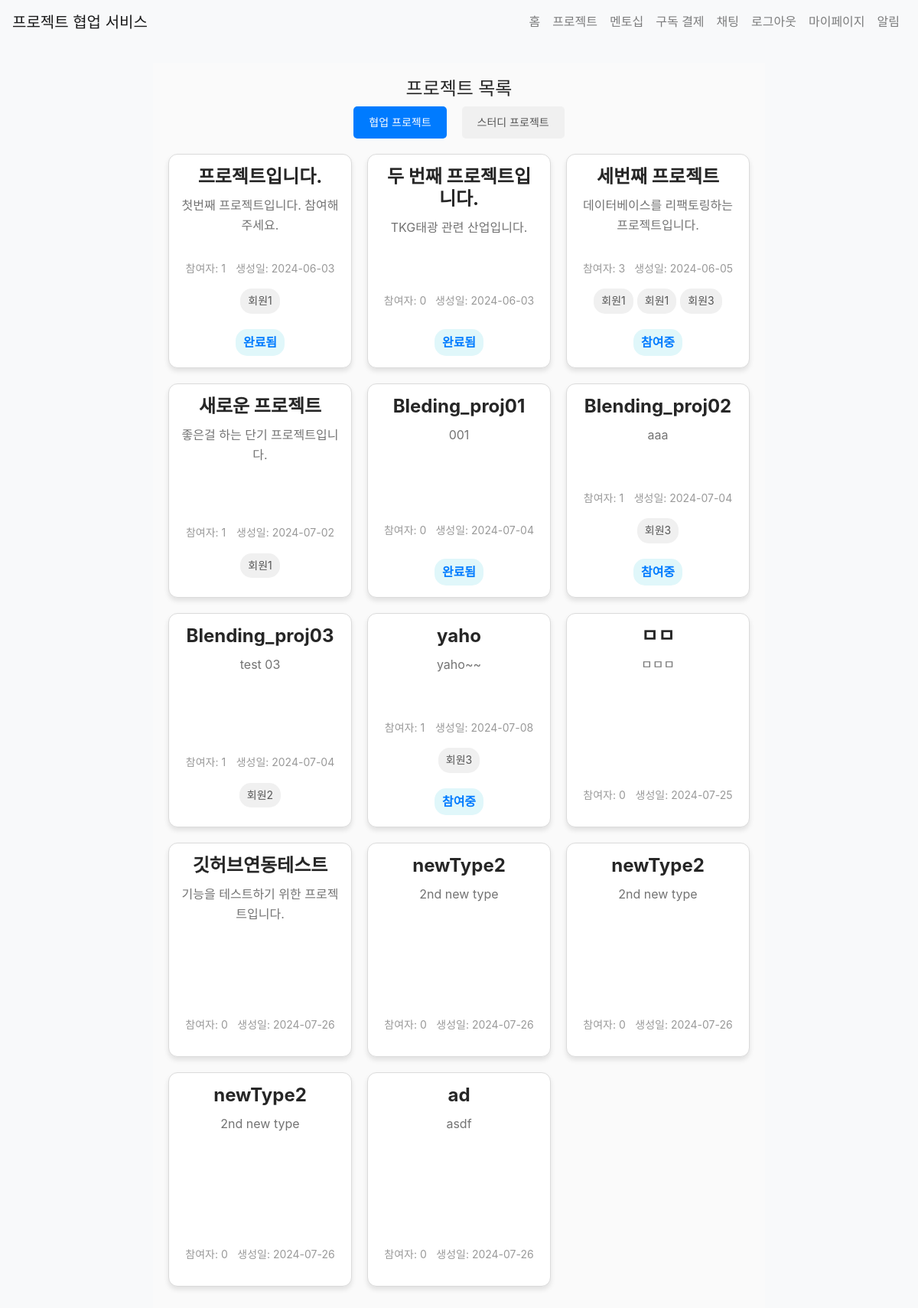
The app's page /project/list (signed in), older data.
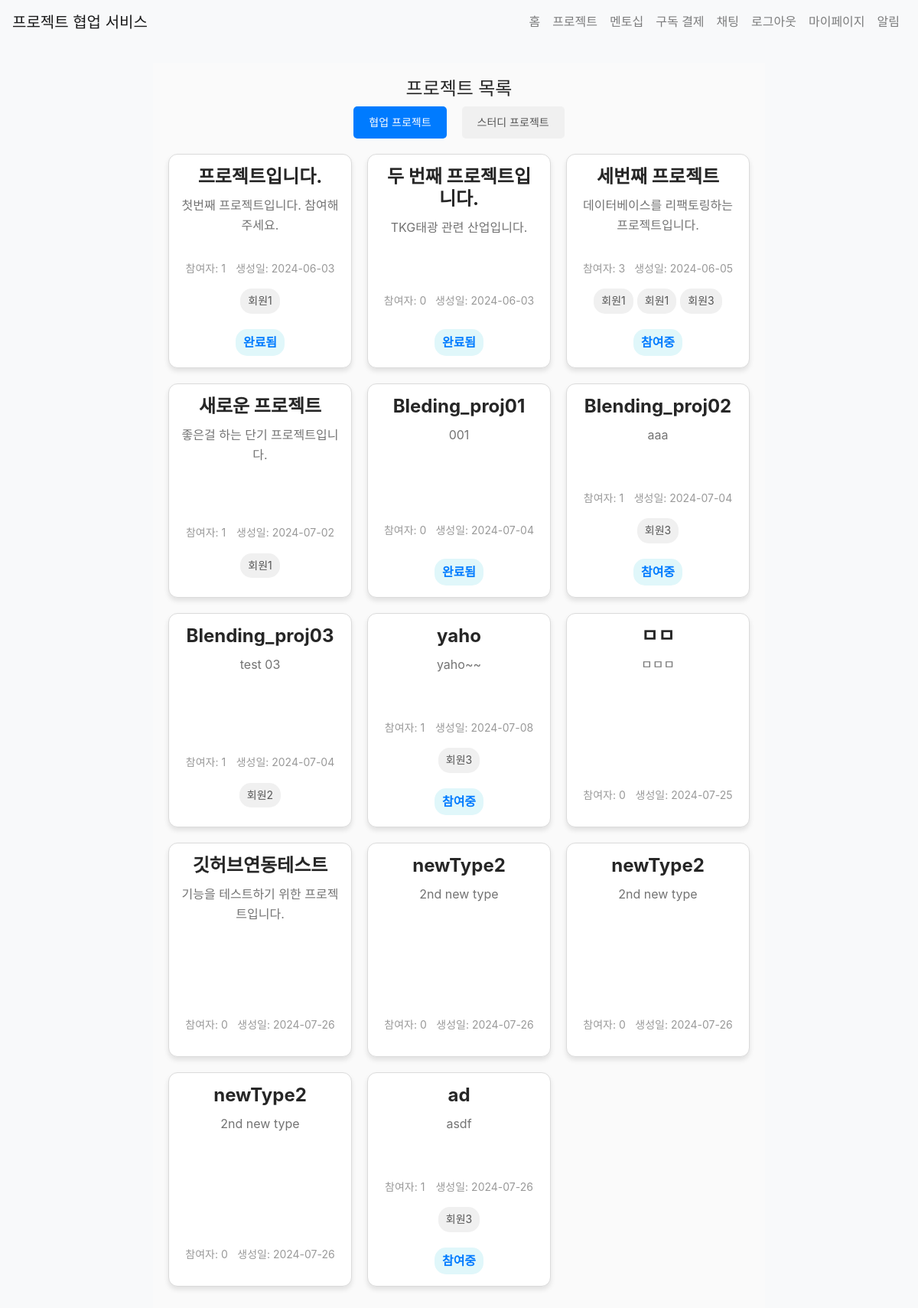
The same page, newer data.
### app/models.py (models this page shows)
class Project(db.Model):
    id = db.Column(db.Integer, primary_key=True)
    title = db.Column(db.String(100), nullable=False)
    description = db.Column(db.Text, nullable=False)
    start_date = db.Column(db.Date, nullable=False)
    end_date = db.Column(db.Date, nullable=False)
    created_at = db.Column(db.DateTime, default=datetime.utcnow)
    client_id = db.Column(db.Integer, db.ForeignKey('user.id'), nullable=False)
    client = db.relationship('User', back_populates='created_projects')
    completed = db.Column(db.Boolean, default=False)
    participants = db.relationship('User', secondary='project_participant', back_populates='projects', overlaps="project_participants")
    project_participants = db.relationship('ProjectParticipant', back_populates='project', lazy=True, overlaps="participants,projects")
    progresses = db.relationship('ProjectProgress', back_populates='project', lazy=True)  # 새로운 관계 추가
    overview = db.Column(db.Text)
    requirements = db.Column(db.Text)
    flowchart = db.Column(db.Text)
    timeline = db.Column(db.Text)
    github_repo = db.Column(db.String(200))
    type = db.Column(db.String(20), nullable = False, default = 'collaboration')
    is_public = db.Column(db.Boolean, default=True)

class User(UserMixin, db.Model):
    id = db.Column(db.Integer, primary_key=True)
    name = db.Column(db.String(100), nullable=False)
    email = db.Column(db.String(120), unique=True, nullable=False)
    password = db.Column(db.String(255), nullable=False)
    bio = db.Column(db.Text)
    chat_rooms = db.relationship('ChatRoom', secondary='chat_room_participant', back_populates='participants')
    chat_room_participants = db.relationship('ChatRoomParticipant', back_populates='user')
    notifications = db.relationship('Notification', back_populates='user', lazy=True)
    projects = db.relationship('Project', secondary='project_participant', back_populates='participants')
    subscription = db.relationship('Subscription', back_populates='subscriber', uselist=False)
    created_projects = db.relationship('Project', back_populates='client', lazy=True, foreign_keys='Project.client_id')
    mentees = db.relationship('User',
                              secondary=mentorship_mentor,
                              primaryjoin=(mentorship_mentor.c.mentor_id == id),
                              secondaryjoin=(mentorship_mentor.c.mentee_id == id),
                              backref=db.backref('mentors', lazy='dynamic'),
                              lazy='dynamic')
    pending_mentees = db.relationship('User',
                                    secondary=mentorship_mentee,
                                    primaryjoin=(mentorship_mentee.c.mentor_id == id),
                                    secondaryjoin=(mentorship_mentee.c.mentee_id == id),
                                    backref=db.backref('pending_mentors', lazy='dynamic'),
                                    lazy='dynamic')
    project_participants = db.relationship('ProjectParticipant', back_populates='user', lazy=True)
    is_admin = db.Column(db.Boolean, default=False)

### app/views/project.py (the view)
@bp.route('/list')
@login_required
def list_projects():
    form = ProjectParticipationForm()
    collaboration_projects = Project.query.filter_by(type='collaboration').all()
    public_study_projects = Project.query.filter_by(type='study', is_public=True).all()
    return render_template('project/list.html', collaboration_projects=collaboration_projects, study_projects=public_study_projects, form=form)

### app/__init__.py (called while the page is built)
@login_manager.user_loader
def load_user(user_id):
    if user_id is not None:
        return User.query.get(int(user_id))
    return None

### app/templates/project/list.html (shortened to what this page needs)
{% extends "base.html" %}
{% block extra_css %}
<link rel="stylesheet" href="{{ url_for('static', filename='css/components/button.css') }}">
<link rel="stylesheet" href="{{ url_for('static', filename='css/pages/project.css') }}">
{% endblock %}
{% block content %}
<div class="project-list-container">
    <h2>프로젝트 목록</h2>
    <div class="project-type-toggle">
        <button id="collaborationBtn" class="active">협업 프로젝트</button>
        <button id="studyBtn">스터디 프로젝트</button>
    </div>
    <div id="collaborationProjects" class="project-list">
        {% for project in collaboration_projects %}
        <a href="{{ url_for('project.detail', project_id=project.id) }}" class="project-card-link">
            <div class="project-card">
                <div class="project-card-body">
                    <h3 class="project-title">{{ project.title }}</h3>
                    <p class="project-description">{{ project.description[:50] }}{% if project.description|length > 50 %}...{% endif %}</p>
                    <div class="project-meta">
                        <span>참여자: {{ project.participants|length }}</span>
                        <span>생성일: {{ project.created_at.strftime('%Y-%m-%d') }}</span>
                    </div>
                    <div class="participant-list">
                        {% for participant in project.participants[:3] %}
                        <span class="participant-item">{{ participant.name }}</span>
                        {% endfor %}
                    </div>
                    {% if current_user.is_authenticated %}
                    {% if project.completed %}
                    <div class="project-status">완료됨</div>
                    {% elif current_user in project.participants %}
                    <div class="project-status">참여중</div>
                    {% endif %}
                    {% endif %}
                </div>
            </div>
        </a>
        {% endfor %}
    </div>
</div>
{% endblock %}

### app/templates/base.html (shortened to what this page needs)
<!DOCTYPE html>
<html lang="ko">
    <head>
        <link rel="stylesheet" href="https://maxcdn.bootstrapcdn.com/bootstrap/4.5.2/css/bootstrap.min.css">
        <link rel="stylesheet" href="https://cdn.jsdelivr.net/npm/bootstrap-select@1.13.14/dist/css/bootstrap-select.min.css">
        <link rel="stylesheet" href="{{ url_for('static', filename='css/main.css') }}">
        <link rel="stylesheet" href="https://cdnjs.cloudflare.com/ajax/libs/font-awesome/5.15.3/css/all.min.css">
        {% block extra_css %}{% endblock %}
    </head>
<body>
    <nav class="navbar navbar-expand-lg navbar-light bg-light">
        <a class="navbar-brand" href="/">프로젝트 협업 서비스</a>
        <div class="collapse navbar-collapse" id="navbarNav">
            <ul class="navbar-nav ml-auto">
                <li class="nav-item">
                    <a class="nav-link" href="{{ url_for('main.index') }}">홈</a>
                </li>
                <li class="nav-item">
                    <a class="nav-link" href="{{ url_for('project.list_projects') }}">프로젝트</a>
                </li>
                {% if current_user.is_authenticated %}
                <li class="nav-item">
                    <a class="nav-link" href="{{ url_for('mentorship.index') }}">멘토십</a>
                </li>
                <li class="nav-item">
                    <a class="nav-link" href="{{ url_for('payments.subscribe') }}">구독 결제</a>
                </li>
                <li class="nav-item">
                    <a class="nav-link" href="{{ url_for('chat.chat_list') }}">채팅</a>
                </li>
                <li class="nav-item">
                    <a class="nav-link" href="{{ url_for('auth.logout') }}">로그아웃</a>
                </li>
                <li class="nav-item">
                    <a class="nav-link" href="{{ url_for('mypage.index') }}">마이페이지</a>
                </li>
                <li class="nav-item">
                    <a class="nav-link" href="{{ url_for('notification.index') }}">
                        알림
                    </a>
                </li>
                {% endif %}
            </ul>
        </div>
    </nav>
    <div class="container mt-4">
        {% block content %}{% endblock %}
    </div>
</body>
</html>

### app/static/css/main.css (style rules this page uses)
:root { --primary-color: #007bff; --secondary-color: #6c757d; --success-color: #28a745; --danger-color: #dc3545; --warning-color: #ffc107; --info-color: #17a2b8; --light-color: #f8f9fa; --dark-color: #343a40; --font-family-sans-serif: -apple-system, BlinkMacSystemFont, "Segoe UI", Roboto, "Helvetica Neue", Arial, sans-serif; --font-family-monospace: SFMono-Regular, Menlo, Monaco, Consolas, "Liberation Mono", "Courier New", monospace; }
* { margin: 0; padding: 0; box-sizing: border-box; }
body { font-family: var(--font-family-sans-serif); line-height: 1.6; color: var(--dark-color); background-color: var(--light-color); }
.container { width: 100%; max-width: 1200px; margin: 0 auto; padding: 0 15px; }
a { color: var(--primary-color); text-decoration: none; }

### app/static/css/pages/project.css (style rules this page uses)
.project-list-container { max-width: 800px; margin: 0 auto; padding: 20px; text-align: center; position: relative; padding-bottom: 60px; background-color: #fafafa; }
.project-list { display: grid; grid-template-columns: repeat(auto-fill, minmax(220px, 1fr)); gap: 20px; justify-content: center; }
.project-card { background-color: #fff; border: 1px solid #dbdbdb; border-radius: 12px; overflow: hidden; transition: all 0.3s ease; display: flex; flex-direction: column; align-items: center; padding: 15px; box-shadow: 0 4px 6px rgba(0, 0, 0, 0.1); min-height: 280px; }
.project-card-body { width: 100%; display: flex; flex-direction: column; align-items: center; justify-content: flex-start; flex-grow: 1; }
.project-title { font-size: 18px; font-weight: 600; margin-bottom: 10px; color: #262626; }
.project-description { font-size: 14px; color: #737373; margin-bottom: 15px; flex-grow: 1; text-align: center; }
.project-meta { font-size: 12px; color: #999; display: flex; justify-content: space-around; width: 100%; margin-top: 10px; }
.participant-list { display: flex; flex-wrap: wrap; justify-content: center; gap: 5px; }
.participant-item { background-color: #f0f0f0; border-radius: 15px; padding: 5px 10px; font-size: 12px; color: #666; }
.project-status { margin-top: 10px; font-size: 12px; font-weight: 600; padding: 5px 10px; border-radius: 15px; background-color: #e0f7fa; color: #00838f; }
.project-title { font-size: 24px; font-weight: bold; margin-bottom: 10px; color: #262626; }
.project-description { font-size: 16px; color: #737373; margin-bottom: 20px; }
.project-meta { font-size: 14px; color: #999; margin-bottom: 15px; }
.participant-item { font-size: 14px; color: #555; margin-bottom: 10px; }
.project-status { font-size: 16px; font-weight: bold; color: #007bff; }
.project-type-toggle { display: flex; justify-content: center; margin-bottom: 20px; }
.project-type-toggle button { padding: 10px 20px; margin: 0 10px; border: none; background-color: #f0f0f0; cursor: pointer; border-radius: 5px; font-size: 14px; color: #555; transition: all 0.3s ease; }
.project-type-toggle button.active { background-color: #007bff; color: white; }
h2 { font-size: 24px; color: #262626; }

Row changes from the older to the newer data that the page shows:
changed Project "ad": participants|length "0" → "1"; gains User (name "회원3"); now shows "참여중"
